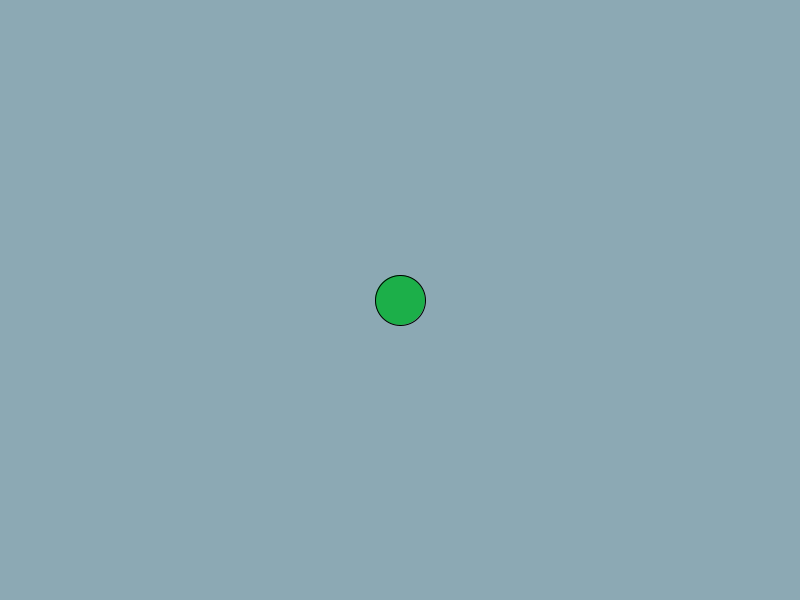
Frame 1 (no input)
Frame 60 (the mouse pressed at the canvas centre just before this capture): identical to frame 1, image omitted
Frame 120 (the mouse held since frame 60 and released just before this capture): identical to frame 1, image omitted

The Processing sketch that drew this single still picture (run headless with seeded random() and noise(); from frame 60 on, the mouse is pressed at the canvas centre):

// Processing sketch: frogger
// ── frogger.pde
int frogX;
int frogY;
int frogRadius = 25;
void setup() {

  size(800, 600);
  frogX = width/2;
  frogY =height/2;
}
void draw() {
  background(#8CA9B4);
  fill(#1CAF49);
  ellipse(frogX, frogY, frogRadius*2, frogRadius*2);
}
void keyPressed() {

  if (key == CODED) {
    if (keyCode == UP)
    { 
      frogY -= 50;
      //Frog Y position goes up
    } else if (keyCode == DOWN) {
      frogY +=50;

      //Frog Y position goes down
    } else if (keyCode == RIGHT) {

      frogX += 50;   //Frog X position goes right
    } else if (keyCode == LEFT)
    {
      frogX -=50;     //Frog X position goes left
    }
    bounds();
  }
}
void bounds() {
  if (frogY >height-frogRadius) {
    frogY = height-frogRadius;
  }
  if (frogY<frogRadius) {
    frogY = frogRadius;
  }
  if (frogX >width-frogRadius) {
    frogX = width-frogRadius;
  }
  if (frogX<frogRadius) {
    frogX = frogRadius;
  }
}
class Car {
  int x;
  int y;
  int size;
  int speed;
  Car(int x, int y, int size, int speed) {
   this.x=x; 
   this.y=y;
   this.size=size;
   this.speed=speed;
  }
} 
